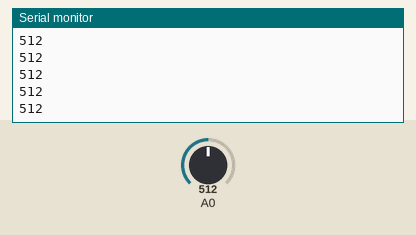
Simulated run of this sketch. Board: Arduino Uno, built with avr-gcc and run on an emulated ATmega328P. Parts: the last lines printed to the serial monitor. The test bench sets the inputs (shaded band); at power-on: A0 = 512.

Above: at 1.2 s.
1.3 s: A0 set to 716
At 1.8 s:
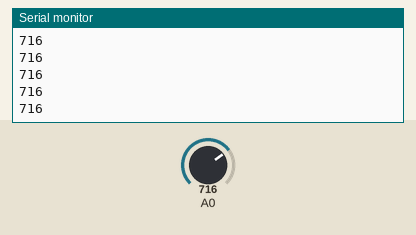
2.8 s: A0 set to 900
At 3.4 s:
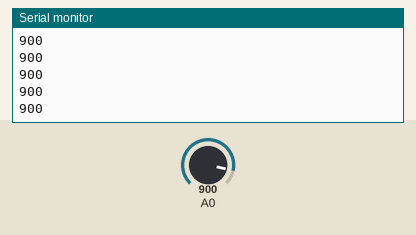
Timing chart, 0 to 5.8 s (numbered marks = the images above; inputs shaded):
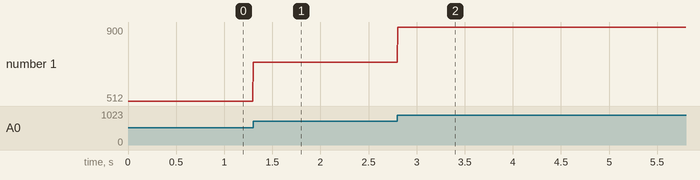

Measured:
- after the input at 1.3 s, the serial monitor: prints a new line at once (image 1)
- after the input at 2.8 s, the serial monitor: prints a new line at once (image 2)
- plotted number 1: 512 → 716 after the input at 1.3 s, 716 → 900 after the input at 2.8 s

The sketch:

sketch_sep9a.ino
```cpp
void setup() {

  Serial.begin(9600);  // start serial communication at 9600 baud (bits per second)

}

void loop() {

  int emgValue = analogRead(A0);  // read the voltage on pin A0 as a number 0-1023

  Serial.println(emgValue);       // print it, one value per line

  delay(5);                        // small pause so we don't flood the serial port

}
```
